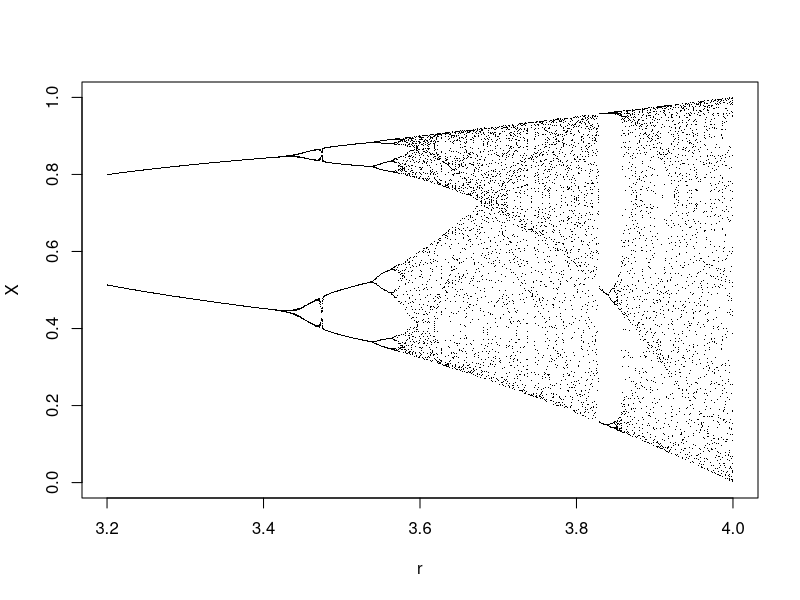

Write R code to recreate this figure.
#########################################################################
# A simple plotting procedure for May's logistic equation of population #
# growth.                                                               #
#                                                                       #
# by Mario dos Reis. -- October 2003                                    #
#########################################################################

#########################################################################
# Chaos in a simple population system
#########################################################################

# non linear, chaotic function
# r is growth rate and x is population size (from 0 to 1)
lg = function(x, r) r * x * (1 - x)


gen = 50       # number of initial generations
r.min = 3.2
r.max = 4
p = '.'
cl = 'black'   # plotting color
div = 4000     # plot resolution along the x axis
k = 16         # generations to be plotted, increase to 64 to get a high
               # resolution plot

# full plot
plot(x=0, y=0, type = 'n', xlim = c(r.min, r.max), ylim = c(0, 1),
     xlab = 'r', ylab = 'X')

for(r in seq(r.min, r.max, by = r.max/div)) {

  x.init = .01
  
  for(i in seq(0, gen)) {
   
    x.next = lg(x.init, r)
    x.init = x.next
    
   }

  for(i in seq(0, k)) {

    x.next = lg(x.init, r)
    x.init = x.next
    
    points(r, x.next, pch = p, col = cl)

  }
}

